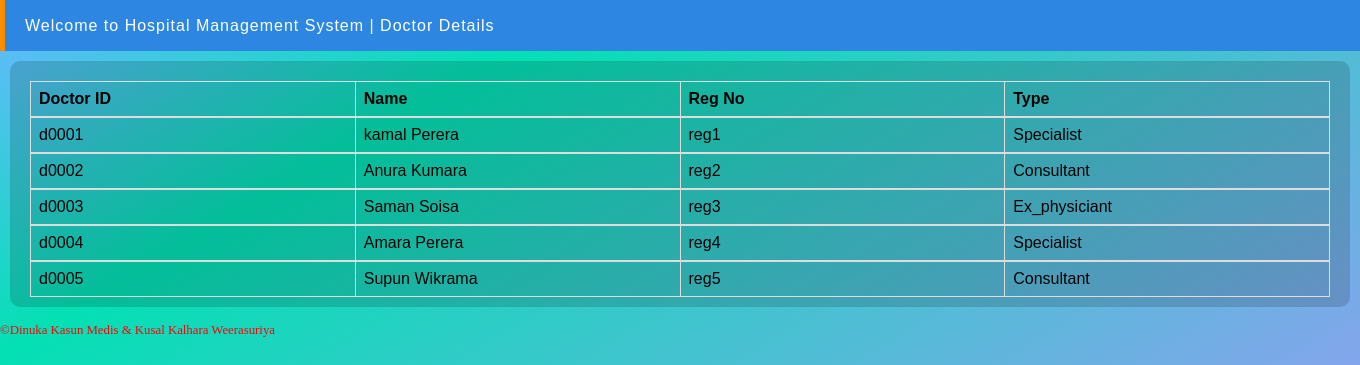
Page /ViewDoctor.php on the committed database.
### tables this page shows
CREATE TABLE `doctor` (
  `did` varchar(10) NOT NULL,
  `reg_no` varchar(10) NOT NULL,
  `f_name` varchar(50) NOT NULL,
  `l_name` varchar(50) NOT NULL,
  `type` varchar(100) NOT NULL
);

### ViewDoctor.php (the view, shortened to what this page needs)
<?php
require 'connect.inc.php';
?>
<html>
<head>
    <link rel="stylesheet" type="text/css" href="mystyle.css">
</head>
<body>
    <header class="header">
        <p>Welcome to Hospital Management System | Doctor Details </p>
    </header>
    <form method="post" action="ViewDoctor.php">
        <div class="main-top" >
        <div>
        <?php
                $sql4 = "SELECT * FROM doctor";
                $result = $conn->query($sql4);
                if ($result->num_rows > 0) {
                    ?>
                <table style="width:100%">
                    <tr>
                        <th width="100">Doctor ID</th>
                        <th width="100">Name</th>
                        <th width="100">Reg No</th>
                        <th width="100">Type</th>
                     </tr>
                </table>
                <?php
                    while($row = $result->fetch_assoc()) {
                        ?>
                            <table style="width:100%">
                                <tr>
                                    <td width="100"><?php echo $row['did']?></td>
                                    <td width="100"><?php echo $row['f_name'] ,' ', $row['l_name']?></td>
                                    <td width="100"><?php echo $row['reg_no']?></td>
                                    <td width="100"><?php echo $row['type']?></td>
                                </tr>
                            </table>
                        <?php
                    }
                } else {
                    echo "0 results";
                }
        ?>
        </div>
    </div>
    </form>
    <p style="color:red; font-size:80%;">©Dinuka Kasun Medis & Kusal Kalhara Weerasuriya</p>
</body>
</html>

### mystyle.css (style rules this page uses)
body { background-image: -ms-linear-gradient(bottom right, #AF91FF 10%, #04E0B4 78%, #66B8FF 99%); background-image: -moz-linear-gradient(bottom right, #AF91FF 10%, #04E0B4 78%, #66B8FF 99%); background-image: -o-linear-gradient(bottom right, #AF91FF 10%, #04E0B4 78%, #66B8FF 99%); background-image: -webkit-gradient(linear, right bottom, left top, color-stop(10, #AF91FF), color-stop(78, #04E0B4), color-stop(99, #66B8FF)); background-image: -webkit-linear-gradient(bottom right, #AF91FF 10%, #04E0B4 78%, #66B8FF 99%); background-image: linear-gradient(to top left, #AF91FF 10%, #04E0B4 78%,#66B8FF 99%); height: 100%; background-attachment: fixed; }
.header p { color: white; font-family:sans-serif; letter-spacing:1px; font-weight: 500 }
.header { width:auto; height: 50px; background-color: #2d87e2; margin-top: 0px; padding-top:1px; padding-left: 20px; border-left-style: solid; border-left-width:thick; border-left-color: darkorange; }
.main-top { padding:20px 20px 10px 20px; width:500px; height: auto; background-color: rgba(0, 0, 0, 0.15); margin-left: auto; margin-right: auto; margin-top: 20px; margin-bottom: auto; border-radius: 10px; }
table { font-family: arial, sans-serif; border-collapse: collapse; width: 100%; }
td, th { border: 1px solid #dddddd; text-align: left; padding: 8px; }
html,body { margin: 0 auto 0 auto; box-sizing:border-box; }

### ViewDoctor.php (style rules this page uses)
.main-top { padding:20px 20px 10px 20px; width:1300px; height: auto; background-color: rgba(0, 0, 0, 0.15); margin-left: 10; margin-right: 10; margin-top: 10px; margin-bottom: auto; border-radius: 10px; }
table { font-family: arial, sans-serif; border-collapse: collapse; width: 100%; }
td, th { border: 1px solid #dddddd; text-align: left; padding: 8px; }

### rows in the picture
doctor: did "d0001", f_name "kamal", l_name "Perera", reg_no "reg1", type "Specialist"
doctor: did "d0002", f_name "Anura", l_name "Kumara", reg_no "reg2", type "Consultant"
doctor: did "d0003", f_name "Saman", l_name "Soisa", reg_no "reg3", type "Ex_physiciant"
doctor: did "d0004", f_name "Amara", l_name "Perera", reg_no "reg4", type "Specialist"
doctor: did "d0005", f_name "Supun", l_name "Wikrama", reg_no "reg5", type "Consultant"
